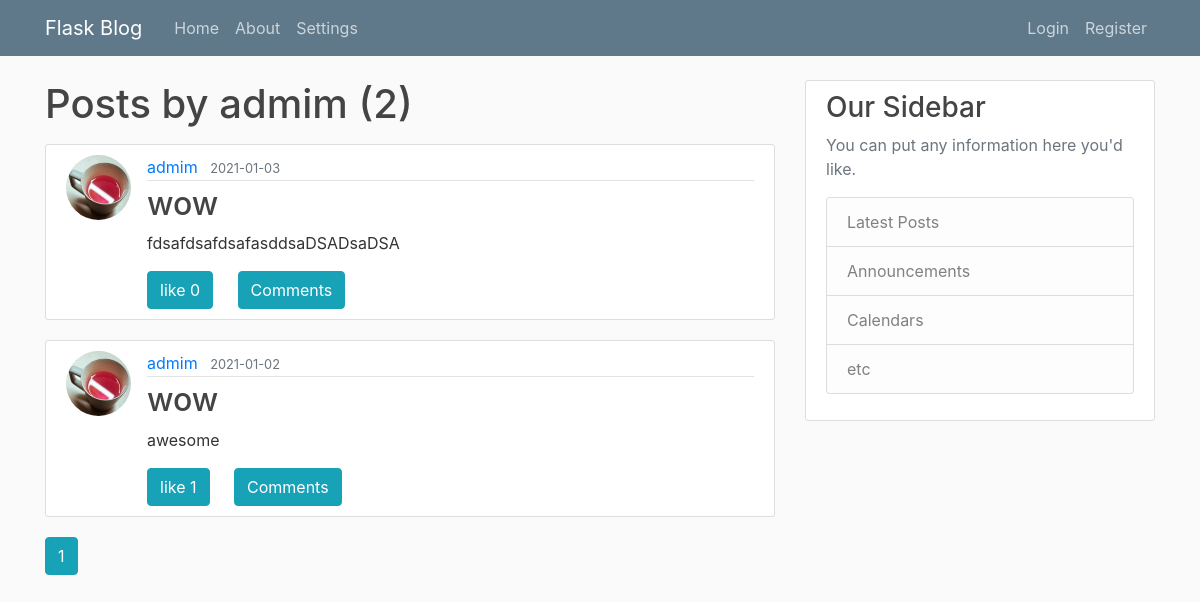
Before: /user/admim with the older database file.
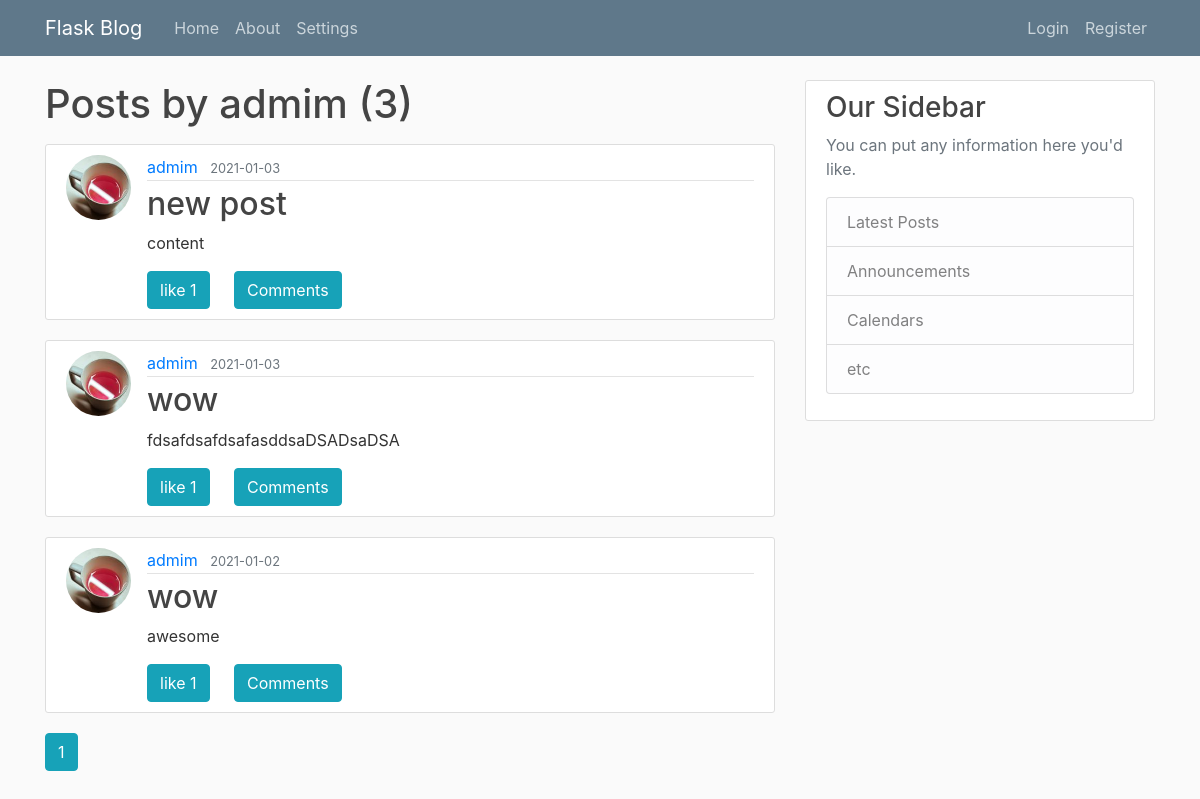
After: the same page with the newer database file.
### flaskblog/models.py (models this page shows, shortened)
class Post(db.Model):
    id = db.Column(db.Integer, primary_key=True)
    title = db.Column(db.String(100), nullable=False)
    date_posted = db.Column(db.DateTime, nullable=False, default=datetime.now)
    content = db.Column(db.Text, nullable=False)
    user_id = db.Column(db.Integer, db.ForeignKey('user.id'), nullable=False)
    likes = db.Column(db.Integer, default = 0)

class User(db.Model, UserMixin):
    id = db.Column(db.Integer, primary_key=True)
    username = db.Column(db.String(20), unique=True, nullable=False)
    email = db.Column(db.String(120), unique=True, nullable=False)
    image_file = db.Column(db.String(20), nullable=False, default='default.jpg')
    password = db.Column(db.String(60), nullable=False)
    posts = db.relationship('Post', backref='author', lazy=True)
    comments = db.relationship('Comment', backref='author', lazy=True)

### flaskblog/users/routes.py (the view)
@users.route("/user/<string:username>")
def user_posts(username):
    page = request.args.get('page', 1, type=int)
    user = User.query.filter_by(username=username).first_or_404()
    posts = Post.query.filter_by(author=user)\
        .order_by(Post.date_posted.desc())\
        .paginate(page=page, per_page=5)
    return render_template('user_posts.html', posts=posts, user=user)

### flaskblog/templates/user_posts.html (shortened to what this page needs)
{% extends "layout.html" %}
{% block content %}
    <h1 class="mb-3">Posts by {{ user.username }} ({{ posts.total }})</h1>
    {% for post in posts.items %}
        <article class="media content-section">
          <img class="rounded-circle article-img" src="{{ url_for('static', filename='profile_pics/' + post.author.image_file) }}">
          <div class="media-body">
            <div class="article-metadata">
              <a class="mr-2" href="{{ url_for('users.user_posts', username=post.author.username) }}">{{ post.author.username }}</a>
              <small class="text-muted">{{ post.date_posted.strftime('%Y-%m-%d') }}</small>
            </div>
            <h2><a class="article-title" href="{{ url_for('posts.post', post_id=post.id) }}">{{ post.title }}</a></h2>
            <p class="article-content">{{ post.content }}</p>
            <div>
                <span class="btn btn-info like" ref="{{post.id}}">
                    like
                    <span id="like_count{{post.id}}" >{{post.likes}}</span>
                </span>
                <button type="button" class="btn btn-primary btn-info comment-btn" ref="{{post.id}}" data-toggle="modal" data-target="#modal{{post.id}}">
                    Comments
                </button>
            </div>
          </div>
        </article>
    {% endfor %}
    {% for page_num in posts.iter_pages(left_edge=1, right_edge=1, left_current=1, right_current=2) %}
      {% if page_num %}
        {% if posts.page == page_num %}
          <a class="btn btn-info mb-4" href="{{ url_for('users.user_posts', username=user.username, page=page_num) }}">{{ page_num }}</a>
        {% else %}
          <a class="btn btn-outline-info mb-4" href="{{ url_for('users.user_posts', username=user.username, page=page_num) }}">{{ page_num }}</a>
        {% endif %}
      {% else %}
        ...
      {% endif %}
    {% endfor %}
{% endblock content %}

Changed rows visible on the page:
added Post: image_file (picture), author.username "admim", date_posted "2021-01-03", title "new post", content "content", likes "1"
changed Post "fdsafdsafdsafasddsaDSADsaDSA": likes "0" → "1"
Other visible differences:
{{ posts.total }}: "2" → "3"
